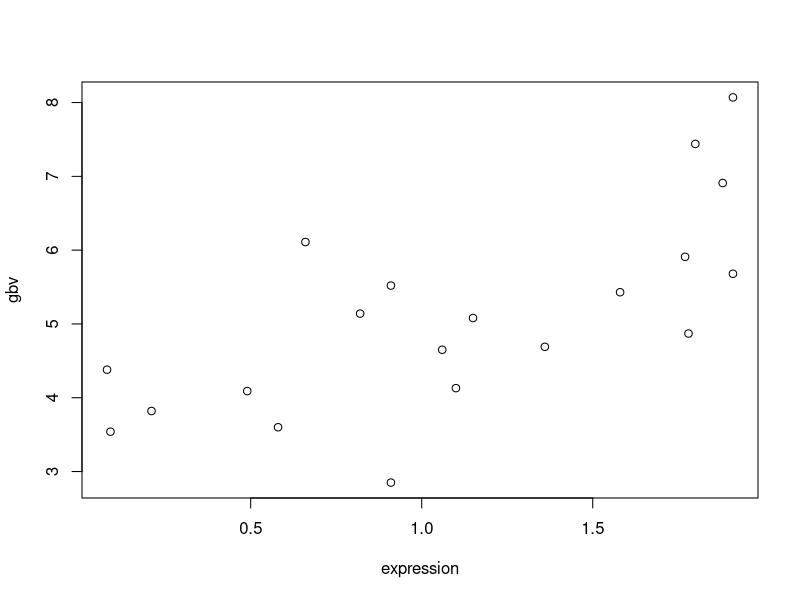
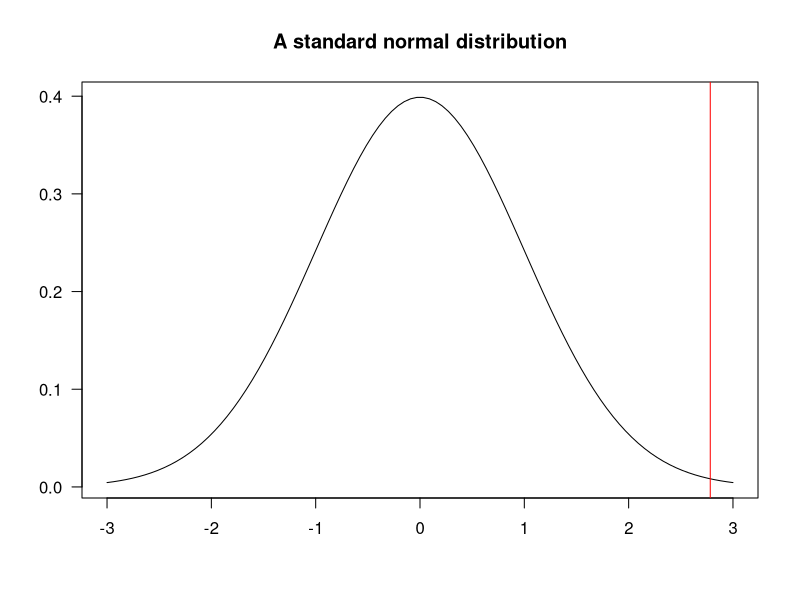
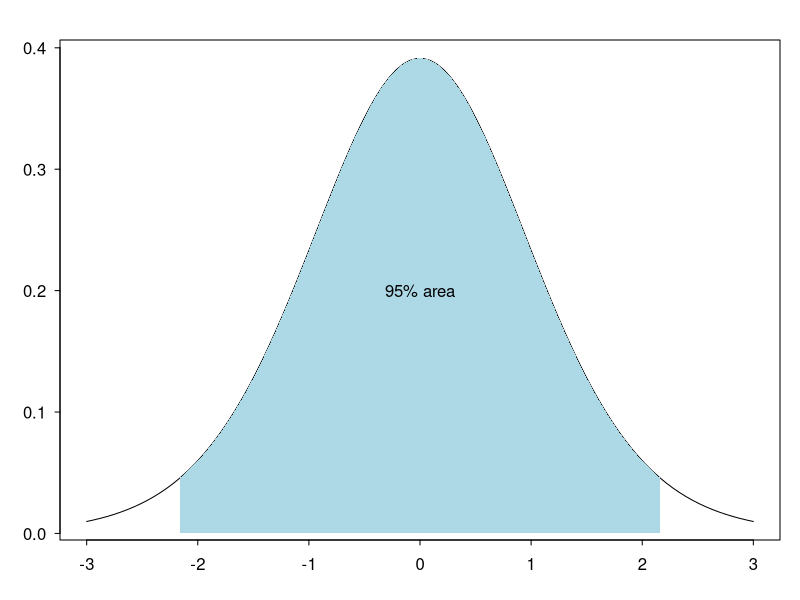
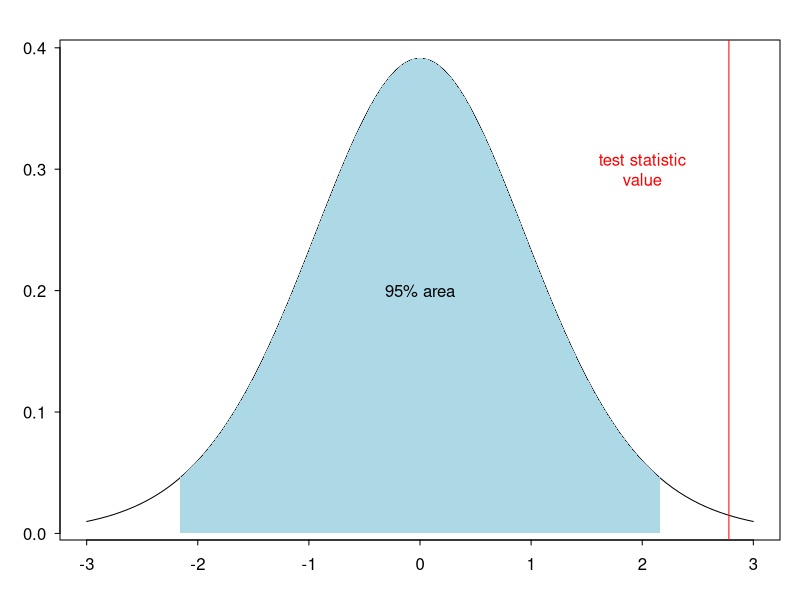
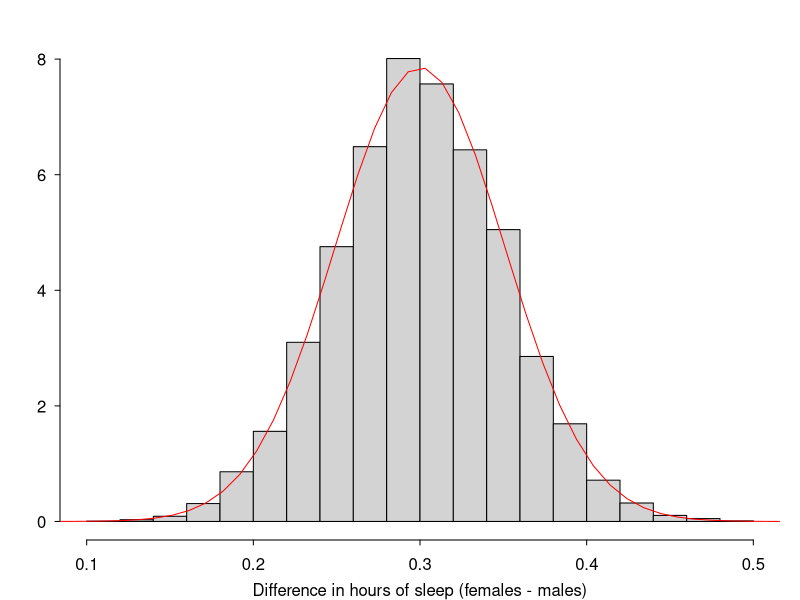
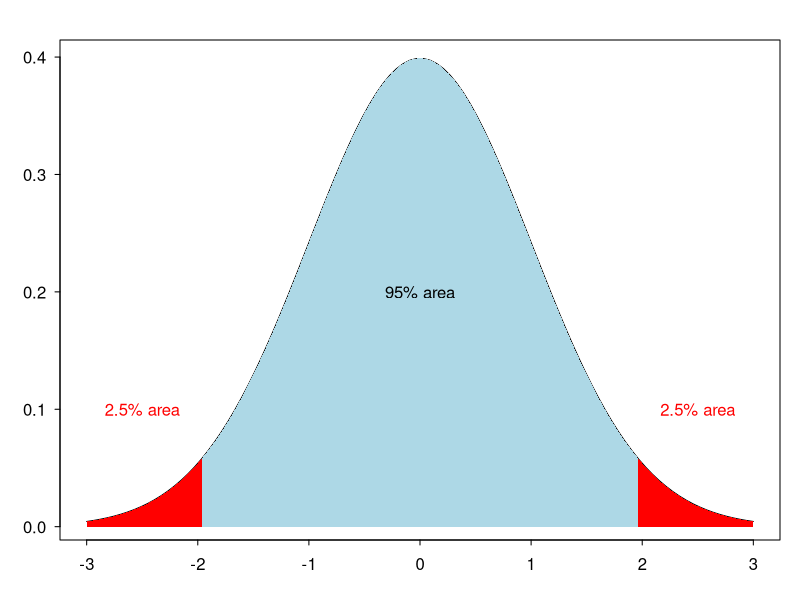
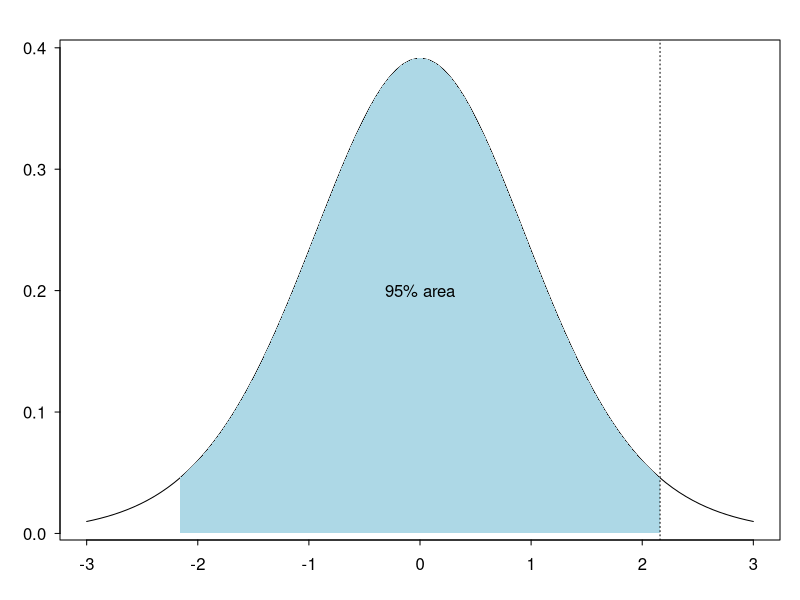
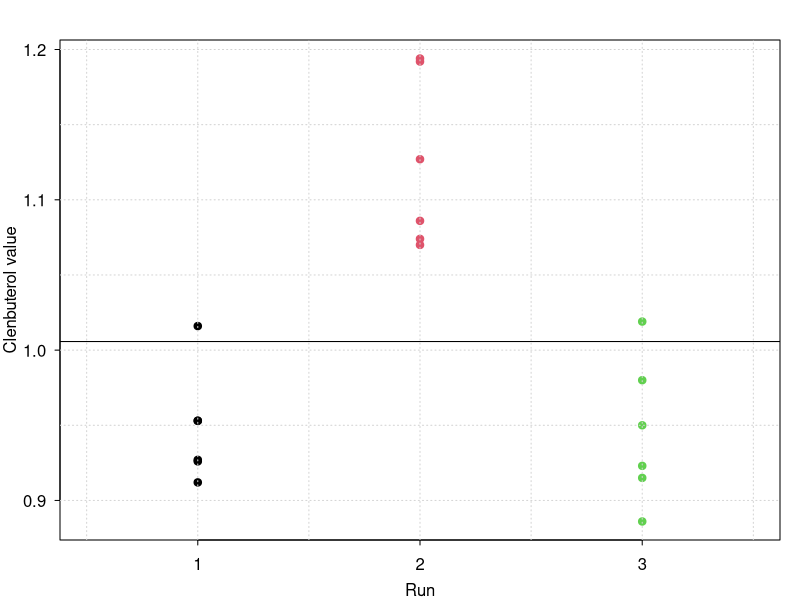

Source code (R) for these figures, in order:
# Data sets used for DAFM course
#setwd("/Volumes/MacintoshHD2/GDrive/IDA/DAFM/class_notes")
setwd("~/GitHub/intro_stats_with_excel/class_notes")

# Data set 1
cows = c(169.6,142,103.3,111.6,123.4,143.5,155.1,101.7,170.7,113.2,130.9,146.1,169.3,155.5)

library(xtable)
xtable(matrix(cows))

# Data set 2

# Create data with breeding value vs genomic expression

set.seed(123)
N = 20
expression = sort(round(runif(N, 0, 2),2))
gbv = round(3 + 2 * expression + rnorm(N), 2)

plot(expression, gbv)
dat = cbind(expression, gbv)[sample(1:N),]

print(dat)

xtable(head(dat))

# hyp test
se = sd(cows)/sqrt(14)
test = (mean(cows) - 120)/se

x = seq(-3, 3, length = 100)
plot(x, dnorm(x), type = 'l', xlab = '', ylab = '', las = 1, main = 'A standard normal distribution')
abline(v = test, col = 'red')

# Create a t-distribution with 13df for class 13 and shade the 95% region

x = seq(-3, 3, length = 100)
pdf(file = 't_plot.pdf', width = 6, height = 3)
par(mar=c(3,3,2,1), mgp=c(2,.7,0), tck=-.01,las=1)
plot(x, dt(x, df = 13), type = 'l', xlab = '', ylab = '')#, main = 't-distribution with 13 degrees of freedom')
lims = c(qt(0.025, 13), qt(0.975, 13))
x2 = seq(lims[1], lims[2], length = 100)
y2 = dt(x2, df = 13)
polygon(c(x2, rev(x2)), c(rep(0, 100), y2), col = 'lightblue', border = NA)
text(0, 0.2, '95% area')
dev.off()

pdf(file = 't_plot2.pdf', width = 6, height = 3)
par(mar=c(3,3,2,1), mgp=c(2,.7,0), tck=-.01,las=1)
plot(x, dt(x, df = 13), type = 'l', xlab = '', ylab = '')#, main = 't-distribution with 13 degrees of freedom')
lims = c(qt(0.025, 13), qt(0.975, 13))
x2 = seq(lims[1], lims[2], length = 100)
y2 = dt(x2, df = 13)
polygon(c(x2, rev(x2)), c(rep(0, 100), y2), col = 'lightblue', border = NA)
text(0, 0.2, '95% area')
abline(v = 2.78, col = 'red')
text(2, 0.3, 'test statistic\nvalue', col = 'red')
dev.off()

pdf(file = 'SamplingDistribution.pdf', width = 6, height = 3)
mean = 0.3
n = 190
se = 0.7/sqrt(190)
par(mar=c(3,3,2,1), mgp=c(2,.7,0), tck=-.01,las=1)
set.seed(123)
dens = rnorm(10000, mean = mean, sd = se)
hist(dens, freq = FALSE, xlab = 'Difference in hours of sleep (females - males)', ylab = '', main = '')
x = seq(0, 1, length = 100)
lines(x, dnorm(x, mean= mean, sd = se), col = 'red')
dev.off()

pdf(file = 'normal_areas.pdf', width = 6, height = 3)
x = seq(-3, 3, length = 100)
par(mar=c(3,3,2,1), mgp=c(2,.7,0), tck=-.01,las=1)
plot(x, dnorm(x), type = 'l', xlab = '', ylab = '')#, main = 't-distribution with 13 degrees of freedom')
lims = c(qnorm(0.025), qnorm(0.975))
x2 = seq(lims[1], lims[2], length = 100)
y2 = dnorm(x2)
polygon(c(x2, rev(x2)), c(rep(0, 100), y2), col = 'lightblue', border = NA)
text(0, 0.2, '95% area')
text(-2.5, 0.1, '2.5% area', col = 'red')
text(2.5, 0.1, '2.5% area', col = 'red')
x3 = seq(qnorm(0.975), 3, length = 100)
y3 = dnorm(x3)
polygon(c(x3, rev(x3)), c(y3, rep(0, 100)), col = 'red', border = NA)
x4 = seq(-3, qnorm(0.025), length = 100)
y4 = dnorm(x4)
polygon(c(x4, rev(x4)), c(y4, rep(0, 100)), col = 'red', border = NA)
dev.off()

pdf(file = 't_plot3.pdf', width = 6, height = 3)
par(mar=c(3,3,2,1), mgp=c(2,.7,0), tck=-.01,las=1)
plot(x, dt(x, df = 13), type = 'l', xlab = '', ylab = '')#, main = 't-distribution with 13 degrees of freedom')
lims = c(qt(0.025, 13), qt(0.975, 13))
x2 = seq(lims[1], lims[2], length = 100)
y2 = dt(x2, df = 13)
polygon(c(x2, rev(x2)), c(rep(0, 100), y2), col = 'lightblue', border = NA)
text(0, 0.2, '95% area')
abline(v = lims[2], lty = 'dotted')
dev.off()

pdf(file = 'anova_plot.pdf', width = 6, height = 3)
par(mar=c(3,3,2,1), mgp=c(2,.7,0), tck=-.01,las=1)
dat = c(0.953,0.953,0.927,0.912,1.016,0.926,1.194,1.07,1.192,1.127,1.086,1.074,0.95,0.886,0.98,1.019,0.915,0.923)
run = c(rep(1,6),rep(2,6),rep(3,6))
plot(run, dat, pch = 19, col = run, xlab = 'Run', ylab = 'Clenbuterol value', xaxt = 'n', yaxt = 'n', xlim = c(0.5, 3.5))
axis(2, at = seq(0.9, 1.2, by = 0.1))
axis(1, at = 1:3)
abline(h = mean(dat))
grid()
dev.off()
